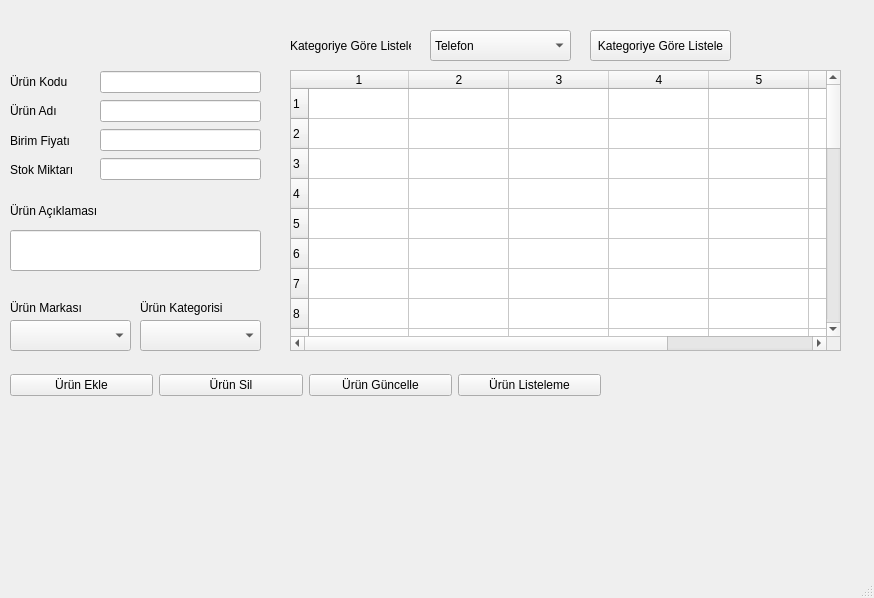
<?xml version="1.0" encoding="UTF-8"?>
<ui version="4.0">
 <class>MainWindow</class>
 <widget class="QMainWindow" name="MainWindow">
  <property name="geometry">
   <rect>
    <x>0</x>
    <y>0</y>
    <width>874</width>
    <height>598</height>
   </rect>
  </property>
  <property name="windowTitle">
   <string>MainWindow</string>
  </property>
  <widget class="QWidget" name="centralwidget">
   <widget class="QLabel" name="label_5">
    <property name="geometry">
     <rect>
      <x>10</x>
      <y>200</y>
      <width>101</width>
      <height>21</height>
     </rect>
    </property>
    <property name="text">
     <string>Ürün Açıklaması</string>
    </property>
   </widget>
   <widget class="QComboBox" name="cmbMarka">
    <property name="geometry">
     <rect>
      <x>10</x>
      <y>320</y>
      <width>121</width>
      <height>31</height>
     </rect>
    </property>
    <property name="currentIndex">
     <number>-1</number>
    </property>
    <item>
     <property name="text">
      <string>Acer</string>
     </property>
    </item>
    <item>
     <property name="text">
      <string>Samsung</string>
     </property>
    </item>
    <item>
     <property name="text">
      <string>Apple</string>
     </property>
    </item>
    <item>
     <property name="text">
      <string>Oppo</string>
     </property>
    </item>
   </widget>
   <widget class="QComboBox" name="cmbKategori">
    <property name="geometry">
     <rect>
      <x>140</x>
      <y>320</y>
      <width>121</width>
      <height>31</height>
     </rect>
    </property>
    <property name="currentIndex">
     <number>-1</number>
    </property>
    <item>
     <property name="text">
      <string>Telefon</string>
     </property>
    </item>
    <item>
     <property name="text">
      <string>Bilgisayar</string>
     </property>
    </item>
    <item>
     <property name="text">
      <string>Beyaz Eşya</string>
     </property>
    </item>
   </widget>
   <widget class="QLabel" name="label_6">
    <property name="geometry">
     <rect>
      <x>10</x>
      <y>300</y>
      <width>91</width>
      <height>16</height>
     </rect>
    </property>
    <property name="text">
     <string>Ürün Markası</string>
    </property>
   </widget>
   <widget class="QLabel" name="label_7">
    <property name="geometry">
     <rect>
      <x>140</x>
      <y>300</y>
      <width>91</width>
      <height>16</height>
     </rect>
    </property>
    <property name="text">
     <string>Ürün Kategorisi</string>
    </property>
   </widget>
   <widget class="QLineEdit" name="lneurunAciklamasi">
    <property name="geometry">
     <rect>
      <x>10</x>
      <y>230</y>
      <width>251</width>
      <height>41</height>
     </rect>
    </property>
   </widget>
   <widget class="QTableWidget" name="tblListele">
    <property name="geometry">
     <rect>
      <x>290</x>
      <y>70</y>
      <width>551</width>
      <height>281</height>
     </rect>
    </property>
    <property name="rowCount">
     <number>30</number>
    </property>
    <property name="columnCount">
     <number>7</number>
    </property>
    <row/>
    <row/>
    <row/>
    <row/>
    <row/>
    <row/>
    <row/>
    <row/>
    <row/>
    <row/>
    <row/>
    <row/>
    <row/>
    <row/>
    <row/>
    <row/>
    <row/>
    <row/>
    <row/>
    <row/>
    <row/>
    <row/>
    <row/>
    <row/>
    <row/>
    <row/>
    <row/>
    <row/>
    <row/>
    <row/>
    <column/>
    <column/>
    <column/>
    <column/>
    <column/>
    <column/>
    <column/>
   </widget>
   <widget class="QComboBox" name="cmbKategoriListele">
    <property name="geometry">
     <rect>
      <x>430</x>
      <y>30</y>
      <width>141</width>
      <height>31</height>
     </rect>
    </property>
    <property name="currentIndex">
     <number>0</number>
    </property>
    <item>
     <property name="text">
      <string>Telefon</string>
     </property>
    </item>
    <item>
     <property name="text">
      <string>Bilgisayar</string>
     </property>
    </item>
    <item>
     <property name="text">
      <string>Beyaz Eşya</string>
     </property>
    </item>
   </widget>
   <widget class="QLabel" name="label_8">
    <property name="geometry">
     <rect>
      <x>290</x>
      <y>30</y>
      <width>121</width>
      <height>31</height>
     </rect>
    </property>
    <property name="text">
     <string>Kategoriye Göre Listele</string>
    </property>
   </widget>
   <widget class="QPushButton" name="btnKategoriyeGoreListele">
    <property name="geometry">
     <rect>
      <x>590</x>
      <y>30</y>
      <width>141</width>
      <height>31</height>
     </rect>
    </property>
    <property name="text">
     <string>Kategoriye Göre Listele</string>
    </property>
   </widget>
   <widget class="QWidget" name="">
    <property name="geometry">
     <rect>
      <x>10</x>
      <y>70</y>
      <width>91</width>
      <height>111</height>
     </rect>
    </property>
    <layout class="QVBoxLayout" name="verticalLayout">
     <item>
      <widget class="QLabel" name="label">
       <property name="text">
        <string>Ürün Kodu</string>
       </property>
      </widget>
     </item>
     <item>
      <widget class="QLabel" name="label_2">
       <property name="text">
        <string>Ürün Adı</string>
       </property>
      </widget>
     </item>
     <item>
      <widget class="QLabel" name="label_3">
       <property name="text">
        <string>Birim Fiyatı</string>
       </property>
      </widget>
     </item>
     <item>
      <widget class="QLabel" name="label_4">
       <property name="text">
        <string>Stok Miktarı</string>
       </property>
      </widget>
     </item>
    </layout>
   </widget>
   <widget class="QWidget" name="">
    <property name="geometry">
     <rect>
      <x>100</x>
      <y>70</y>
      <width>161</width>
      <height>111</height>
     </rect>
    </property>
    <layout class="QVBoxLayout" name="verticalLayout_2">
     <item>
      <widget class="QLineEdit" name="lneurunKodu"/>
     </item>
     <item>
      <widget class="QLineEdit" name="lneurunAdi"/>
     </item>
     <item>
      <widget class="QLineEdit" name="lnebirimFiyat"/>
     </item>
     <item>
      <widget class="QLineEdit" name="lnestokMiktari"/>
     </item>
    </layout>
   </widget>
   <widget class="QWidget" name="">
    <property name="geometry">
     <rect>
      <x>10</x>
      <y>370</y>
      <width>591</width>
      <height>30</height>
     </rect>
    </property>
    <layout class="QHBoxLayout" name="horizontalLayout">
     <item>
      <widget class="QPushButton" name="btnEkle">
       <property name="text">
        <string>Ürün Ekle</string>
       </property>
      </widget>
     </item>
     <item>
      <widget class="QPushButton" name="btnSil">
       <property name="text">
        <string>Ürün Sil</string>
       </property>
      </widget>
     </item>
     <item>
      <widget class="QPushButton" name="btnGuncelle">
       <property name="text">
        <string>Ürün Güncelle</string>
       </property>
      </widget>
     </item>
     <item>
      <widget class="QPushButton" name="btnListele">
       <property name="text">
        <string>Ürün Listeleme</string>
       </property>
      </widget>
     </item>
    </layout>
   </widget>
  </widget>
  <widget class="QMenuBar" name="menubar">
   <property name="geometry">
    <rect>
     <x>0</x>
     <y>0</y>
     <width>874</width>
     <height>26</height>
    </rect>
   </property>
  </widget>
  <widget class="QStatusBar" name="statusbar"/>
 </widget>
 <resources/>
 <connections/>
</ui>
